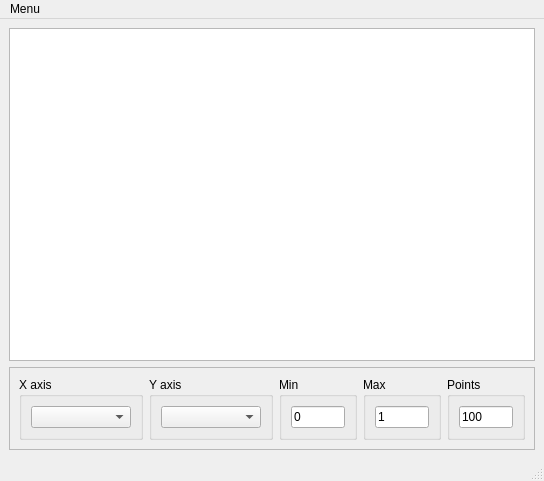
<?xml version="1.0" encoding="UTF-8"?>
<ui version="4.0">
 <class>MainWindow</class>
 <widget class="QMainWindow" name="MainWindow">
  <property name="geometry">
   <rect>
    <x>0</x>
    <y>0</y>
    <width>544</width>
    <height>481</height>
   </rect>
  </property>
  <property name="windowTitle">
   <string>WFS Plot</string>
  </property>
  <widget class="QWidget" name="centralwidget">
   <layout class="QVBoxLayout" name="verticalLayout_6">
    <item>
     <widget class="GraphicsLayoutWidget" name="canvas">
      <property name="minimumSize">
       <size>
        <width>300</width>
        <height>300</height>
       </size>
      </property>
     </widget>
    </item>
    <item>
     <widget class="QFrame" name="frame">
      <property name="frameShape">
       <enum>QFrame::StyledPanel</enum>
      </property>
      <property name="frameShadow">
       <enum>QFrame::Raised</enum>
      </property>
      <layout class="QHBoxLayout" name="horizontalLayout">
       <item>
        <widget class="QGroupBox" name="groupBox">
         <property name="title">
          <string>X axis</string>
         </property>
         <layout class="QVBoxLayout" name="verticalLayout">
          <item>
           <widget class="QComboBox" name="xaxis_comboBox">
            <property name="minimumSize">
             <size>
              <width>100</width>
              <height>0</height>
             </size>
            </property>
            <property name="maximumSize">
             <size>
              <width>100</width>
              <height>16777215</height>
             </size>
            </property>
           </widget>
          </item>
         </layout>
        </widget>
       </item>
       <item>
        <widget class="QGroupBox" name="groupBox_2">
         <property name="title">
          <string>Y axis</string>
         </property>
         <layout class="QVBoxLayout" name="verticalLayout_2">
          <item>
           <widget class="QComboBox" name="yaxis_comboBox">
            <property name="minimumSize">
             <size>
              <width>100</width>
              <height>0</height>
             </size>
            </property>
            <property name="maximumSize">
             <size>
              <width>100</width>
              <height>16777215</height>
             </size>
            </property>
           </widget>
          </item>
         </layout>
        </widget>
       </item>
       <item>
        <widget class="QGroupBox" name="groupBox_3">
         <property name="title">
          <string>Min</string>
         </property>
         <layout class="QVBoxLayout" name="verticalLayout_3">
          <item>
           <widget class="QLineEdit" name="min_lineEdit">
            <property name="minimumSize">
             <size>
              <width>50</width>
              <height>0</height>
             </size>
            </property>
            <property name="maximumSize">
             <size>
              <width>70</width>
              <height>16777215</height>
             </size>
            </property>
            <property name="text">
             <string>0</string>
            </property>
           </widget>
          </item>
         </layout>
        </widget>
       </item>
       <item>
        <widget class="QGroupBox" name="groupBox_4">
         <property name="title">
          <string>Max</string>
         </property>
         <layout class="QVBoxLayout" name="verticalLayout_4">
          <item>
           <widget class="QLineEdit" name="max_lineEdit">
            <property name="minimumSize">
             <size>
              <width>50</width>
              <height>0</height>
             </size>
            </property>
            <property name="maximumSize">
             <size>
              <width>70</width>
              <height>16777215</height>
             </size>
            </property>
            <property name="text">
             <string>1</string>
            </property>
           </widget>
          </item>
         </layout>
        </widget>
       </item>
       <item>
        <widget class="QGroupBox" name="groupBox_5">
         <property name="title">
          <string>Points</string>
         </property>
         <layout class="QVBoxLayout" name="verticalLayout_5">
          <item>
           <widget class="QLineEdit" name="points_lineEdit">
            <property name="minimumSize">
             <size>
              <width>50</width>
              <height>0</height>
             </size>
            </property>
            <property name="maximumSize">
             <size>
              <width>70</width>
              <height>16777215</height>
             </size>
            </property>
            <property name="text">
             <string>100</string>
            </property>
           </widget>
          </item>
         </layout>
        </widget>
       </item>
      </layout>
     </widget>
    </item>
   </layout>
  </widget>
  <widget class="QMenuBar" name="menubar">
   <property name="geometry">
    <rect>
     <x>0</x>
     <y>0</y>
     <width>544</width>
     <height>25</height>
    </rect>
   </property>
   <widget class="QMenu" name="menuMenu">
    <property name="title">
     <string>Menu</string>
    </property>
    <addaction name="actionChange_title"/>
    <addaction name="actionReference"/>
   </widget>
   <addaction name="menuMenu"/>
  </widget>
  <widget class="QStatusBar" name="statusbar"/>
  <action name="actionChange_title">
   <property name="text">
    <string>Change title</string>
   </property>
  </action>
  <action name="actionSave_plot">
   <property name="text">
    <string>Save plot</string>
   </property>
  </action>
  <action name="actionReference">
   <property name="text">
    <string>Reference</string>
   </property>
  </action>
 </widget>
 <customwidgets>
  <customwidget>
   <class>GraphicsLayoutWidget</class>
   <extends>QGraphicsView</extends>
   <header>pyqtgraph</header>
  </customwidget>
 </customwidgets>
 <resources/>
 <connections/>
</ui>
